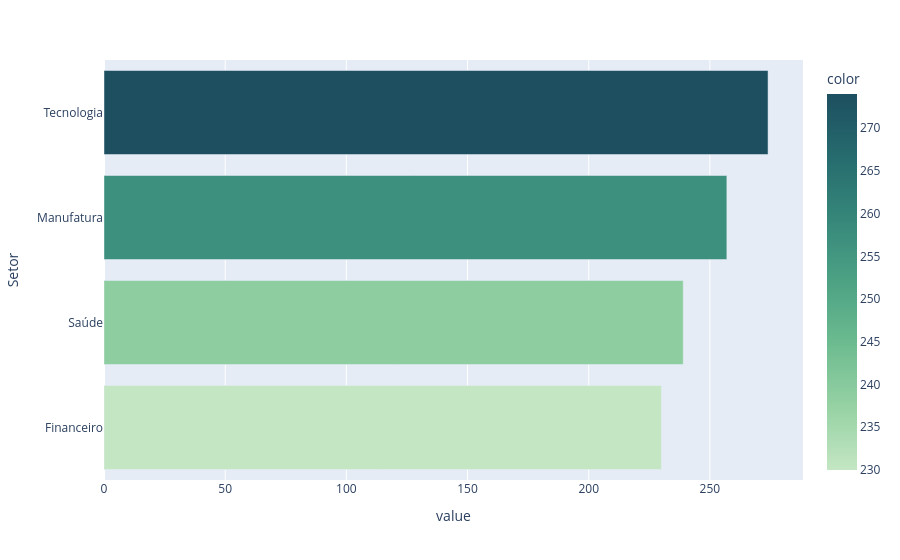
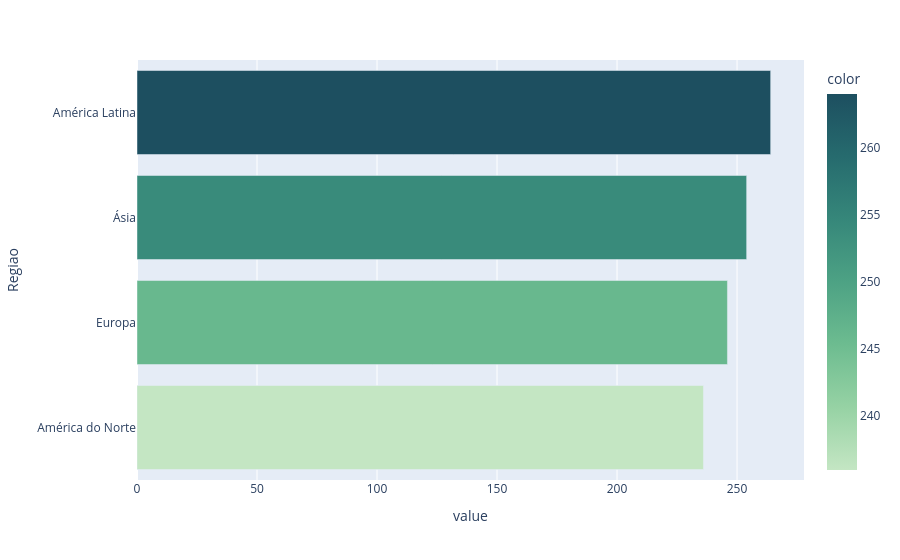
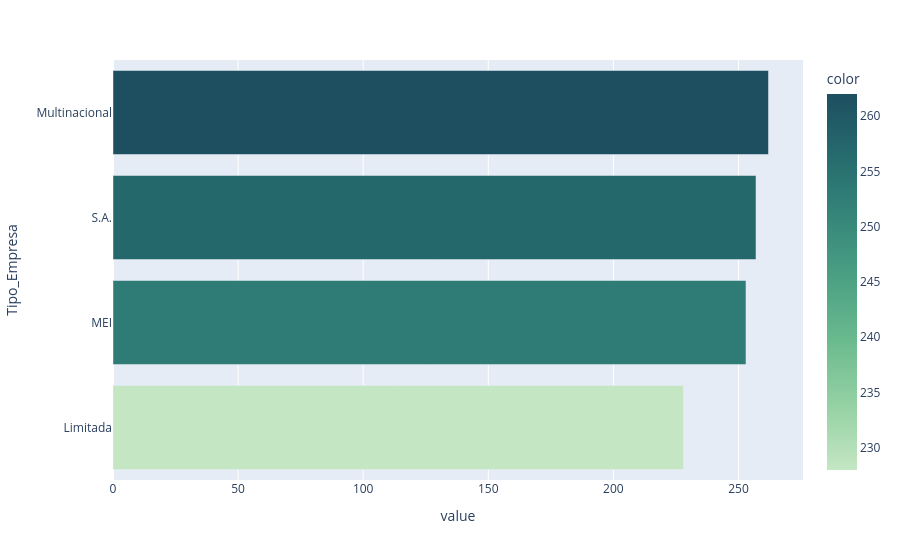
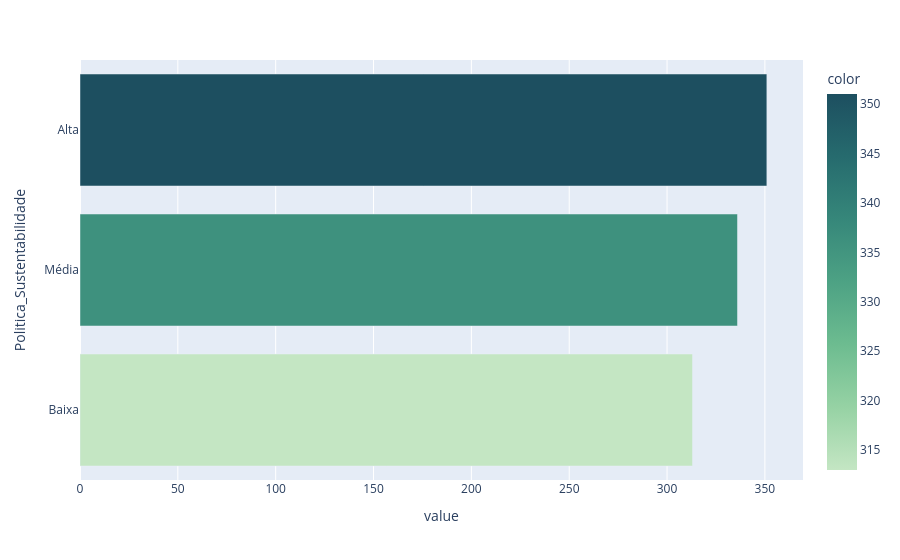

Notebook code for these charts, in order:
### Markdown cell above
### Distribuição das Variáveis Categóricas
- Os valores tem aproximadamente a mesma frequência nas variáveis em geral.

### Code cell
for col in df_eda.select_dtypes(include='str').columns.tolist():
    if col == 'Nome_Empresa':
        continue

    table = df_eda.value_counts(col).sort_values(ascending=True)

    fig = px.bar(
        table,
        orientation='h',
        color=table.values,
        color_continuous_scale=px.colors.carto.Blugrn
    )

    fig.show()

### Figure 1 — Plotly figure (JSON) as saved in the notebook; plotly's stock layout.template omitted (floating-point values rounded to 4 significant figures)
{"data": [{"hovertemplate": "value=%{x}<br>Setor=%{y}<br>color=%{marker.color}<extra></extra>", "legendgroup": "", "marker": {"color": [230, 239, 257, 274], "coloraxis": "coloraxis", "pattern": {"shape": ""}}, "name": "", "orientation": "h", "showlegend": false, "textposition": "auto", "type": "bar", "x": [230, 239, 257, 274], "xaxis": "x", "y": ["Financeiro", "Saúde", "Manufatura", "Tecnologia"], "yaxis": "y"}], "layout": {"barmode": "relative", "coloraxis": {"autocolorscale": false, "colorbar": {"title": {"text": "color"}}, "colorscale": [[0, "rgb(196, 230, 195)"], [0.1667, "rgb(150, 210, 164)"], [0.3333, "rgb(109, 188, 144)"], [0.5, "rgb(77, 162, 132)"], [0.6667, "rgb(54, 135, 122)"], [0.8333, "rgb(38, 107, 110)"], [1, "rgb(29, 79, 96)"]]}, "legend": {"tracegroupgap": 0}, "margin": {"t": 60}, "xaxis": {"anchor": "y", "domain": [0, 1], "title": {"text": "value"}}, "yaxis": {"anchor": "x", "domain": [0, 1], "title": {"text": "Setor"}}}}

### Figure 2 — Plotly figure (JSON) as saved in the notebook; plotly's stock layout.template omitted (floating-point values rounded to 4 significant figures)
{"data": [{"hovertemplate": "value=%{x}<br>Regiao=%{y}<br>color=%{marker.color}<extra></extra>", "legendgroup": "", "marker": {"color": [236, 246, 254, 264], "coloraxis": "coloraxis", "pattern": {"shape": ""}}, "name": "", "orientation": "h", "showlegend": false, "textposition": "auto", "type": "bar", "x": [236, 246, 254, 264], "xaxis": "x", "y": ["América do Norte", "Europa", "Ásia", "América Latina"], "yaxis": "y"}], "layout": {"barmode": "relative", "coloraxis": {"autocolorscale": false, "colorbar": {"title": {"text": "color"}}, "colorscale": [[0, "rgb(196, 230, 195)"], [0.1667, "rgb(150, 210, 164)"], [0.3333, "rgb(109, 188, 144)"], [0.5, "rgb(77, 162, 132)"], [0.6667, "rgb(54, 135, 122)"], [0.8333, "rgb(38, 107, 110)"], [1, "rgb(29, 79, 96)"]]}, "legend": {"tracegroupgap": 0}, "margin": {"t": 60}, "xaxis": {"anchor": "y", "domain": [0, 1], "title": {"text": "value"}}, "yaxis": {"anchor": "x", "domain": [0, 1], "title": {"text": "Regiao"}}}}

### Figure 3 — Plotly figure (JSON) as saved in the notebook; plotly's stock layout.template omitted (floating-point values rounded to 4 significant figures)
{"data": [{"hovertemplate": "value=%{x}<br>Tipo_Empresa=%{y}<br>color=%{marker.color}<extra></extra>", "legendgroup": "", "marker": {"color": [228, 253, 257, 262], "coloraxis": "coloraxis", "pattern": {"shape": ""}}, "name": "", "orientation": "h", "showlegend": false, "textposition": "auto", "type": "bar", "x": [228, 253, 257, 262], "xaxis": "x", "y": ["Limitada", "MEI", "S.A.", "Multinacional"], "yaxis": "y"}], "layout": {"barmode": "relative", "coloraxis": {"autocolorscale": false, "colorbar": {"title": {"text": "color"}}, "colorscale": [[0, "rgb(196, 230, 195)"], [0.1667, "rgb(150, 210, 164)"], [0.3333, "rgb(109, 188, 144)"], [0.5, "rgb(77, 162, 132)"], [0.6667, "rgb(54, 135, 122)"], [0.8333, "rgb(38, 107, 110)"], [1, "rgb(29, 79, 96)"]]}, "legend": {"tracegroupgap": 0}, "margin": {"t": 60}, "xaxis": {"anchor": "y", "domain": [0, 1], "title": {"text": "value"}}, "yaxis": {"anchor": "x", "domain": [0, 1], "title": {"text": "Tipo_Empresa"}}}}

### Figure 4 — Plotly figure (JSON) as saved in the notebook; plotly's stock layout.template omitted (floating-point values rounded to 4 significant figures)
{"data": [{"hovertemplate": "value=%{x}<br>Politica_Sustentabilidade=%{y}<br>color=%{marker.color}<extra></extra>", "legendgroup": "", "marker": {"color": [313, 336, 351], "coloraxis": "coloraxis", "pattern": {"shape": ""}}, "name": "", "orientation": "h", "showlegend": false, "textposition": "auto", "type": "bar", "x": [313, 336, 351], "xaxis": "x", "y": ["Baixa", "Média", "Alta"], "yaxis": "y"}], "layout": {"barmode": "relative", "coloraxis": {"autocolorscale": false, "colorbar": {"title": {"text": "color"}}, "colorscale": [[0, "rgb(196, 230, 195)"], [0.1667, "rgb(150, 210, 164)"], [0.3333, "rgb(109, 188, 144)"], [0.5, "rgb(77, 162, 132)"], [0.6667, "rgb(54, 135, 122)"], [0.8333, "rgb(38, 107, 110)"], [1, "rgb(29, 79, 96)"]]}, "legend": {"tracegroupgap": 0}, "margin": {"t": 60}, "xaxis": {"anchor": "y", "domain": [0, 1], "title": {"text": "value"}}, "yaxis": {"anchor": "x", "domain": [0, 1], "title": {"text": "Politica_Sustentabilidade"}}}}
